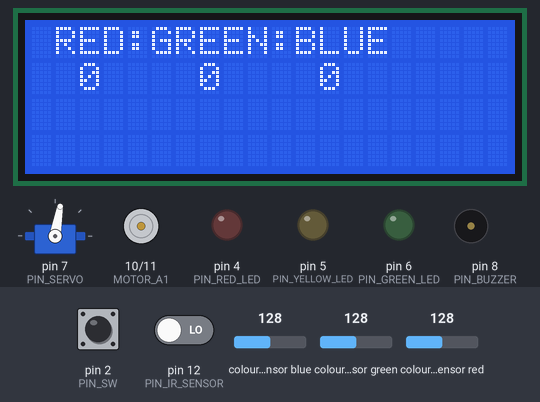
Recording of a sketch running on a simulated Arduino Uno, built with avr-gcc and run on an emulated ATmega328P. Shown: servo, 20×4 character LCD, motor-driver pin pairs drawn as motors (green arrow = first pin HIGH = forward, orange = second pin HIGH = backward, longer = more drive), output pins drawn as LEDs (lit = HIGH), buzzer (waves = sounding, pin HIGH). Dashed ring = blinking. The inputs (shaded band) are chosen by the test bench; at power-on: pin 12 (PIN_IR_SENSOR) LOW, colour sensor blue 128, pin 2 (PIN_SW) LOW, colour sensor green 128, colour sensor red 128. What the sketch prints to the serial monitor is not drawn.

Above: at 2.3 s.
2.4 s: pin 12 (PIN_IR_SENSOR) driven HIGH
At 3.6 s:
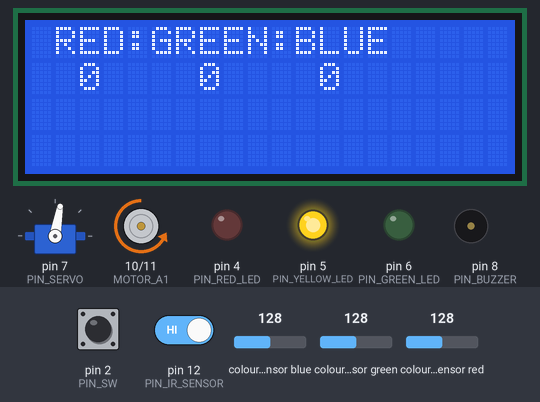
3.9 s: colour sensor blue set to 250
At 4.09 s:
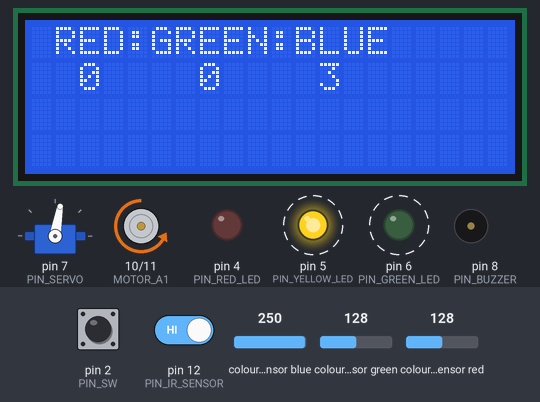
6.9 s: pin 12 (PIN_IR_SENSOR) driven LOW
At 7.7 s:
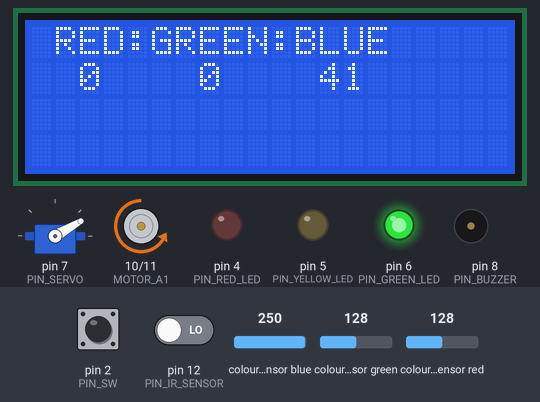
9.9 s: pin 12 (PIN_IR_SENSOR) driven HIGH
At 10.06 s:
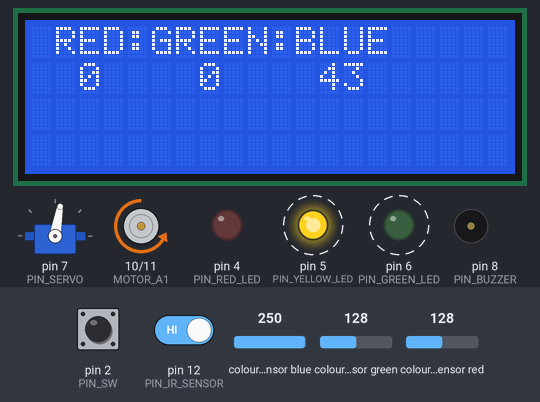
12.9 s: pin 12 (PIN_IR_SENSOR) driven LOW
At 13.6 s:
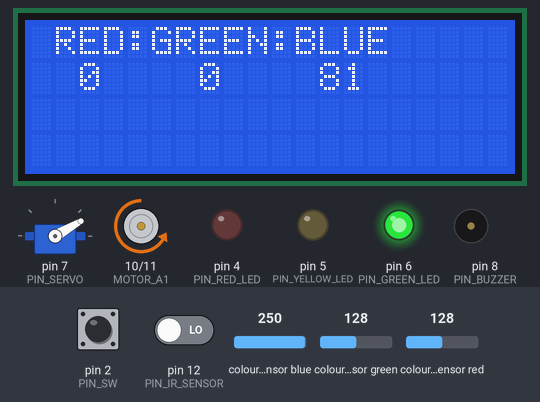
15.9 s: pin 2 (PIN_SW) pulled HIGH for 0.15 s
At 16.4 s:
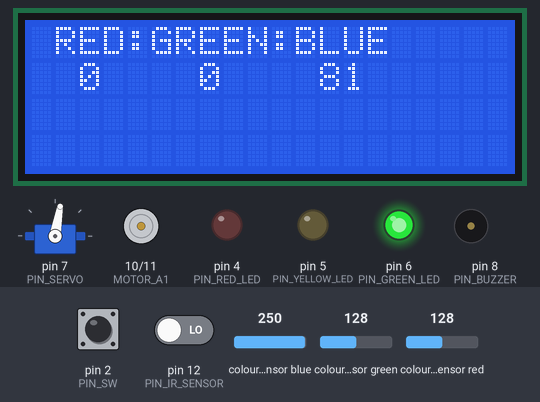
Timing chart, 0 to 18.5 s (numbered marks = the images above; inputs shaded):
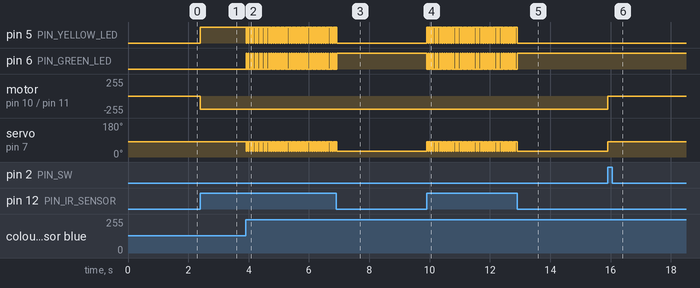

The sketch:

arduino_conveyor.ino
```cpp
// IR센서에서 물건을 감지하면 동작시작
// 빨강,파랑,녹색 중 빨간 색만 통과
// 다른색이 투입이 되었을때는 서보모터를 이용하여 제품을 방출
// 다른색이 투입이 되었을때는 부저로 알림
// 빨간색이 투입이 되었을때는 - 녹색 LED로 정상임을 표시
// 다른색이 투입이 되었을대는 - 빨간색 LED로 에러 표시
// LCD에는 정상적인 제품 수량과, 비정상 제품수량을 카운터하여 표시

#include <Wire.h>
#include "Adafruit_TCS34725.h"
#include <Servo.h>
#include <Wire.h>
#include <LiquidCrystal_I2C.h>

LiquidCrystal_I2C lcd(0x27,20,4);    //주소번지 0x27
//LiquidCrystal_I2C lcd(0x3F,20,4);  //주소번지 0x3F

Servo myservo;

// 모터 채널 A
#define MOTOR_A1  10
#define MOTOR_A2  11
// (사용안함) 모터 채널 B
#define MOTOR_B1  9
#define MOTOR_B2  3

// 핀 번호 정의
#define PIN_SERVO       7
#define PIN_IR_SENSOR  12
#define PIN_SW          2
#define PIN_BUZZER      8
#define PIN_RED_LED     4
#define PIN_YELLOW_LED  5
#define PIN_GREEN_LED   6

#define SERVO_CLOSING_ANGLE   80    /* 서보의 암이 닫히는 각도 */
#define SERVO_OPENING_ANGLE   30    /* 서보의 암이 열리는 각도 */

unsigned long nowTime = 0;
unsigned long prevTime = 0;
unsigned long elapsedTime = 0;

int redCnt = 0;
int greenCnt = 0;
int blueCnt = 0;

int redProductCnt = 0;
int greenProductCnt = 0;
int blueProductCnt = 0;

uint8_t start_flag = 0;
uint8_t color_sensor_check_flag = 0;

Adafruit_TCS34725 tcs = Adafruit_TCS34725(TCS34725_INTEGRATIONTIME_50MS, TCS34725_GAIN_1X);


void setup() {
  Serial.begin(115200);
  pinMode(PIN_IR_SENSOR,INPUT);

  myservo.attach(PIN_SERVO);
  myservo.write(SERVO_CLOSING_ANGLE);

  pinMode(PIN_BUZZER,OUTPUT);
  pinMode(PIN_RED_LED,OUTPUT);
  pinMode(PIN_YELLOW_LED,OUTPUT);
  pinMode(PIN_GREEN_LED,OUTPUT);
  pinMode(PIN_SW,INPUT);

  // 버튼 스위치 인터럽트 정의
  attachInterrupt(digitalPinToInterrupt(PIN_SW), interrupted_sw, RISING);

  // initialize the lcd
  lcd.init();

  // Print a message to the LCD.
  lcd.backlight();
  lcd.setCursor(4,0);
  lcd.print("conveyor");
  lcd.setCursor(4,1);
  lcd.print("GET HS");
  delay(1000);
  lcd_view();

  // 이전 시간 기억
  prevTime = millis();
}

void loop() {
  nowTime = millis();
  elapsedTime += nowTime - prevTime; //루틴이 한번동작할때마다 시간을 더한다, 색감지 센서가 50ms의 지연지연을 가짐
  prevTime = nowTime;

  if(digitalRead(PIN_IR_SENSOR) == 1) //IR센서가 감지가 되면
  {
    start_flag = 1; //시작 플래그 1
    color_sensor_check_flag = 1; //컬러센서 체크 플래그 1
    elapsedTime = 0; //타이머를 0으로 초기화

    myservo.write(SERVO_CLOSING_ANGLE);

    digitalWrite(PIN_RED_LED,LOW);
    digitalWrite(PIN_YELLOW_LED,HIGH);
    digitalWrite(PIN_GREEN_LED,LOW);
  }

  if(start_flag == 1) //IR센서가 감지되면 지정한 시간만큼 동작하는 루틴
  {
    if(elapsedTime >= 5000) // 5초가 지나면
    {
      elapsedTime = 0; //타이머 카운터 초기화
      start_flag = 0; //start_flag 의 값을 0으로 바꿔 조건에 들어오지 못하게 한다
      myservo.write(80);  //서보모터 가림
      digitalWrite(PIN_RED_LED,LOW);
      digitalWrite(PIN_YELLOW_LED,LOW);
      digitalWrite(PIN_GREEN_LED,LOW);
    }

    motor_A_set(200); //모터를 200의 속도로 회전

    if(elapsedTime >= 2000) //2초가 지나도
    {
      if(color_sensor_check_flag ==1) //RGB중 감지 되지 않았다면
      {
        color_sensor_check_flag = 0;
        digitalWrite(PIN_RED_LED,HIGH); //빨간색 에러 등을 표시
        digitalWrite(PIN_YELLOW_LED,LOW);
        digitalWrite(PIN_GREEN_LED,LOW);
        digitalWrite(PIN_BUZZER,HIGH);
        delay(100);
        digitalWrite(PIN_BUZZER,LOW);
        delay(100);
        digitalWrite(PIN_BUZZER,HIGH);
        delay(100);
        digitalWrite(PIN_BUZZER,LOW);
        delay(100);
      }
    }

    if(color_sensor_check_flag == 1)
    {
        //컬러센서 부분
        uint16_t r, g, b, c, colorTemp, lux;
        float average, red, green, blue;
        tcs.getRawData(&r, &g, &b, &c);

        average = (r+g+b)/3;
        red = r / average;
        green = g / average;
        blue = b / average;

        Serial.print("\tClear:"); Serial.print(c);
        Serial.print("\tRed:"); Serial.print(red);
        Serial.print("\tGreen:"); Serial.print(green);
        Serial.print("\tBlue:"); Serial.println(blue);

        if ((red > 1.4) && (green < 0.9) && (blue < 0.9)) //빨강
        {
          color_sensor_check_flag = 0;
          redProductCnt++;
          myservo.write(SERVO_OPENING_ANGLE);  //정상통과
          digitalWrite(PIN_RED_LED,LOW);
          digitalWrite(PIN_YELLOW_LED,LOW);
          digitalWrite(PIN_GREEN_LED,HIGH);
          lcd_view();
        }
        else if ((red < 0.95) && (green > 1.2) && (blue < 0.9)) //녹색
        {
          color_sensor_check_flag = 0;
          greenProductCnt++;
          myservo.write(SERVO_OPENING_ANGLE);  //정상통과
          digitalWrite(PIN_RED_LED,LOW);
          digitalWrite(PIN_YELLOW_LED,LOW);
          digitalWrite(PIN_GREEN_LED,HIGH);
          lcd_view();
        }
        else if ((red < 0.8) && (green < 1.2) && (blue > 1.2)) //파랑
        {
          color_sensor_check_flag = 0;
          blueProductCnt++;
          myservo.write(SERVO_OPENING_ANGLE);  //정상통과
          digitalWrite(PIN_RED_LED,LOW);
          digitalWrite(PIN_YELLOW_LED,LOW);
          digitalWrite(PIN_GREEN_LED,HIGH);
          lcd_view();
        }
    }
  }
  else
  {
    motor_A_set(0);
  }

}

// Motor A의 속도 설정
void motor_A_set(uint8_t motorSpeed)
{
  analogWrite(MOTOR_A1, 0);
  analogWrite(MOTOR_A2, motorSpeed);
}

// LCD View
void lcd_view()
{
  lcd.clear();
  lcd.setCursor(1,0);
  lcd.print("RED:GREEN:BLUE");
  lcd.setCursor(2,1);
  lcd.print(redProductCnt); //빨간색의 제품이 지나간 숫자를 LCD에 표시
  lcd.setCursor(7,1);
  lcd.print(greenProductCnt); //
  lcd.setCursor(12,1);
  lcd.print(blueProductCnt); //
}

// 스위치 인터럽트
void interrupted_sw()
{
  //모터를 멈추고, 모든값을 초기화한다
  motor_A_set(0);
  elapsedTime = 0; //타이머 카운터 초기화
  start_flag = 0; //start_flag 의 값을 0으로 바꿔 조건에 들어오지 못하게 한다
  myservo.write(SERVO_CLOSING_ANGLE);  //서보모터 가림
}
```

Measured:
- after the input at 2.4 s, pin 5 (PIN_YELLOW_LED): LOW → HIGH at once; motor on pin 10 (MOTOR_A1) / pin 11 (MOTOR_A2): stopped → backward 200/255 at once
- after the input at 3.9 s, pin 5 (PIN_YELLOW_LED): alternates HIGH for 0.05 s and LOW for 0.02 s, starting at once; pin 6 (PIN_GREEN_LED): alternates HIGH for 0.02 s and LOW for 0.05 s, starting at once
- after the input at 6.9 s, pin 5 (PIN_YELLOW_LED): goes on until 6.9 s, then stays LOW; pin 6 (PIN_GREEN_LED): goes on until 6.9 s, then stays HIGH; servo on pin 7 (PIN_SERVO): goes on until 6.9 s, then stays 30°
- after the input at 9.9 s, pin 5 (PIN_YELLOW_LED): alternates HIGH for 0.05 s and LOW for 0.02 s, starting at once; motor on pin 10 (MOTOR_A1) / pin 11 (MOTOR_A2): stays backward 200/255 (without the input it goes to stopped after 2.0 s); the display: first changes after 0.08 s (image 4 shows a later state)
- after the input at 12.9 s, pin 5 (PIN_YELLOW_LED): stops changing and stays LOW; pin 6 (PIN_GREEN_LED): stops changing and stays HIGH; servo on pin 7 (PIN_SERVO): stops changing and stays 30°
- after the input at 15.9 s, pin 6 (PIN_GREEN_LED): stays HIGH (without the input it goes to LOW after 1.9 s); motor on pin 10 (MOTOR_A1) / pin 11 (MOTOR_A2): backward 200/255 → stopped after 0.00 s instead of 1.9 s; servo on pin 7 (PIN_SERVO): 30° → 80° after 0.00 s instead of 1.9 s
